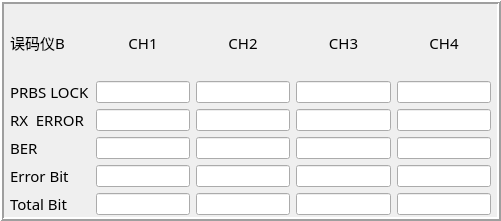
     <widget class="QFrame" name="frame_28">
      <property name="geometry">
       <rect>
        <x>630</x>
        <y>530</y>
        <width>501</width>
        <height>221</height>
       </rect>
      </property>
      <property name="frameShape">
       <enum>QFrame::Box</enum>
      </property>
      <property name="frameShadow">
       <enum>QFrame::Raised</enum>
      </property>
      <property name="lineWidth">
       <number>2</number>
      </property>
      <widget class="QWidget" name="gridLayoutWidget_14">
       <property name="geometry">
        <rect>
         <x>10</x>
         <y>10</y>
         <width>481</width>
         <height>205</height>
        </rect>
       </property>
       <layout class="QGridLayout" name="gridLayout_14">
        <item row="4" column="1">
         <widget class="QLineEdit" name="lineEdit_WM_ERRORBIT_CH1_Q"/>
        </item>
        <item row="2" column="1">
         <widget class="QLineEdit" name="lineEdit_WM_RXERROR_CH1_Q"/>
        </item>
        <item row="3" column="4">
         <widget class="QLineEdit" name="lineEdit_WM_BER_CH4_Q"/>
        </item>
        <item row="2" column="2">
         <widget class="QLineEdit" name="lineEdit_WM_RXERROR_CH2_Q"/>
        </item>
        <item row="4" column="4">
         <widget class="QLineEdit" name="lineEdit_WM_ERRORBIT_CH4_Q"/>
        </item>
        <item row="1" column="0">
         <widget class="QLabel" name="label_85">
          <property name="font">
           <font>
            <family>黑体</family>
            <pointsize>11</pointsize>
           </font>
          </property>
          <property name="text">
           <string>PRBS LOCK</string>
          </property>
         </widget>
        </item>
        <item row="2" column="4">
         <widget class="QLineEdit" name="lineEdit_WM_RXERROR_CH4_Q"/>
        </item>
        <item row="3" column="1">
         <widget class="QLineEdit" name="lineEdit_WM_BER_CH1_Q"/>
        </item>
        <item row="3" column="3">
         <widget class="QLineEdit" name="lineEdit_WM_BER_CH3_Q"/>
        </item>
        <item row="2" column="0">
         <widget class="QLabel" name="label_86">
          <property name="font">
           <font>
            <family>黑体</family>
            <pointsize>11</pointsize>
           </font>
          </property>
          <property name="text">
           <string>RX  ERROR</string>
          </property>
         </widget>
        </item>
        <item row="4" column="0">
         <widget class="QLabel" name="label_87">
          <property name="font">
           <font>
            <family>黑体</family>
            <pointsize>11</pointsize>
           </font>
          </property>
          <property name="text">
           <string>Error Bit</string>
          </property>
         </widget>
        </item>
        <item row="5" column="4">
         <widget class="QLineEdit" name="lineEdit_WM_TOTALBIT_CH4_Q"/>
        </item>
        <item row="5" column="3">
         <widget class="QLineEdit" name="lineEdit_WM_TOTALBIT_CH3_Q"/>
        </item>
        <item row="5" column="0">
         <widget class="QLabel" name="label_88">
          <property name="font">
           <font>
            <family>黑体</family>
            <pointsize>11</pointsize>
           </font>
          </property>
          <property name="text">
           <string>Total Bit</string>
          </property>
         </widget>
        </item>
        <item row="1" column="2">
         <widget class="QLineEdit" name="lineEdit_WM_PRLOCK_CH2_Q"/>
        </item>
        <item row="1" column="4">
         <widget class="QLineEdit" name="lineEdit_WM_PRLOCK_CH4_Q"/>
        </item>
        <item row="5" column="2">
         <widget class="QLineEdit" name="lineEdit_WM_TOTALBIT_CH2_Q"/>
        </item>
        <item row="5" column="1">
         <widget class="QLineEdit" name="lineEdit_WM_TOTALBIT_CH1_Q"/>
        </item>
        <item row="2" column="3">
         <widget class="QLineEdit" name="lineEdit_WM_RXERROR_CH3_Q"/>
        </item>
        <item row="4" column="3">
         <widget class="QLineEdit" name="lineEdit_WM_ERRORBIT_CH3_Q"/>
        </item>
        <item row="3" column="2">
         <widget class="QLineEdit" name="lineEdit_WM_BER_CH2_Q"/>
        </item>
        <item row="4" column="2">
         <widget class="QLineEdit" name="lineEdit_WM_ERRORBIT_CH2_Q"/>
        </item>
        <item row="1" column="3">
         <widget class="QLineEdit" name="lineEdit_WM_PRLOCK_CH3_Q"/>
        </item>
        <item row="3" column="0">
         <widget class="QLabel" name="label_89">
          <property name="font">
           <font>
            <family>黑体</family>
            <pointsize>11</pointsize>
           </font>
          </property>
          <property name="text">
           <string>BER</string>
          </property>
         </widget>
        </item>
        <item row="0" column="1">
         <widget class="QLabel" name="label_90">
          <property name="font">
           <font>
            <family>黑体</family>
            <pointsize>11</pointsize>
           </font>
          </property>
          <property name="layoutDirection">
           <enum>Qt::RightToLeft</enum>
          </property>
          <property name="text">
           <string>CH1</string>
          </property>
          <property name="alignment">
           <set>Qt::AlignCenter</set>
          </property>
         </widget>
        </item>
        <item row="0" column="2">
         <widget class="QLabel" name="label_91">
          <property name="font">
           <font>
            <family>黑体</family>
            <pointsize>11</pointsize>
           </font>
          </property>
          <property name="layoutDirection">
           <enum>Qt::RightToLeft</enum>
          </property>
          <property name="text">
           <string>CH2</string>
          </property>
          <property name="alignment">
           <set>Qt::AlignCenter</set>
          </property>
         </widget>
        </item>
        <item row="0" column="3">
         <widget class="QLabel" name="label_92">
          <property name="font">
           <font>
            <family>黑体</family>
            <pointsize>11</pointsize>
           </font>
          </property>
          <property name="layoutDirection">
           <enum>Qt::RightToLeft</enum>
          </property>
          <property name="text">
           <string>CH3</string>
          </property>
          <property name="alignment">
           <set>Qt::AlignCenter</set>
          </property>
         </widget>
        </item>
        <item row="0" column="4">
         <widget class="QLabel" name="label_93">
          <property name="font">
           <font>
            <family>黑体</family>
            <pointsize>11</pointsize>
           </font>
          </property>
          <property name="layoutDirection">
           <enum>Qt::RightToLeft</enum>
          </property>
          <property name="text">
           <string>CH4</string>
          </property>
          <property name="alignment">
           <set>Qt::AlignCenter</set>
          </property>
         </widget>
        </item>
        <item row="1" column="1">
         <widget class="QLineEdit" name="lineEdit_WM_PRLOCK_CH1_Q"/>
        </item>
        <item row="0" column="0">
         <widget class="QLabel" name="label_94">
          <property name="font">
           <font>
            <family>黑体</family>
            <pointsize>11</pointsize>
           </font>
          </property>
          <property name="text">
           <string>误码仪B</string>
          </property>
         </widget>
        </item>
       </layout>
      </widget>
     </widget>
